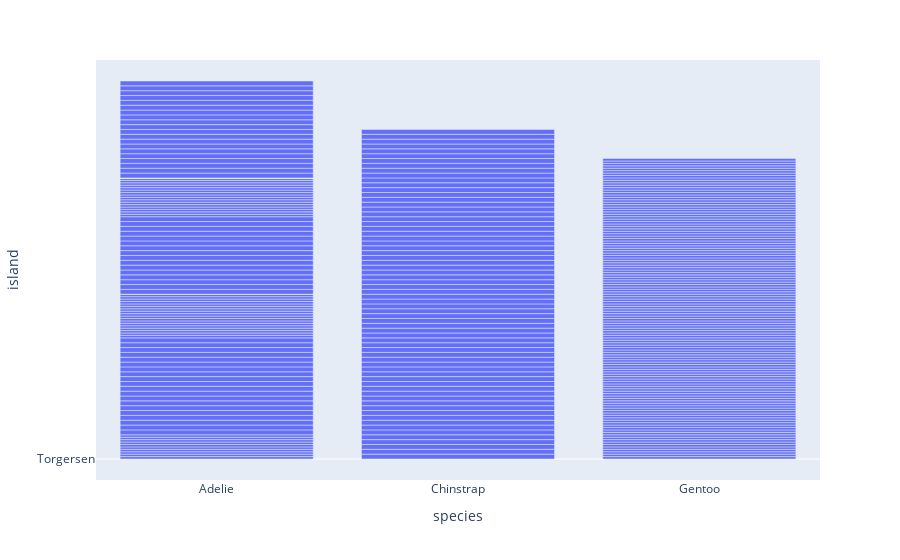

The notebook cell saved with this chart:
### Code cell
fig = px.bar(penguins, x='species', y='island')
fig.show()

### Figure 1 — Plotly figure (JSON) as saved in the notebook; plotly's stock layout.template omitted (floating-point values rounded to 4 significant figures; data arrays with more than 128 entries replaced by an {"elided": "..."} marker saying what was removed)
{"data": [{"alignmentgroup": "True", "hovertemplate": "species=%{x}<br>island=%{y}<extra></extra>", "legendgroup": "", "marker": {"color": "#636efa", "pattern": {"shape": ""}}, "name": "", "offsetgroup": "", "orientation": "v", "showlegend": false, "textposition": "auto", "type": "bar", "x": {"elided": "344 str values"}, "xaxis": "x", "y": {"elided": "344 str values"}, "yaxis": "y"}], "layout": {"barmode": "relative", "legend": {"tracegroupgap": 0}, "margin": {"t": 60}, "xaxis": {"anchor": "y", "domain": [0, 1], "title": {"text": "species"}}, "yaxis": {"anchor": "x", "domain": [0, 1], "title": {"text": "island"}}}}
